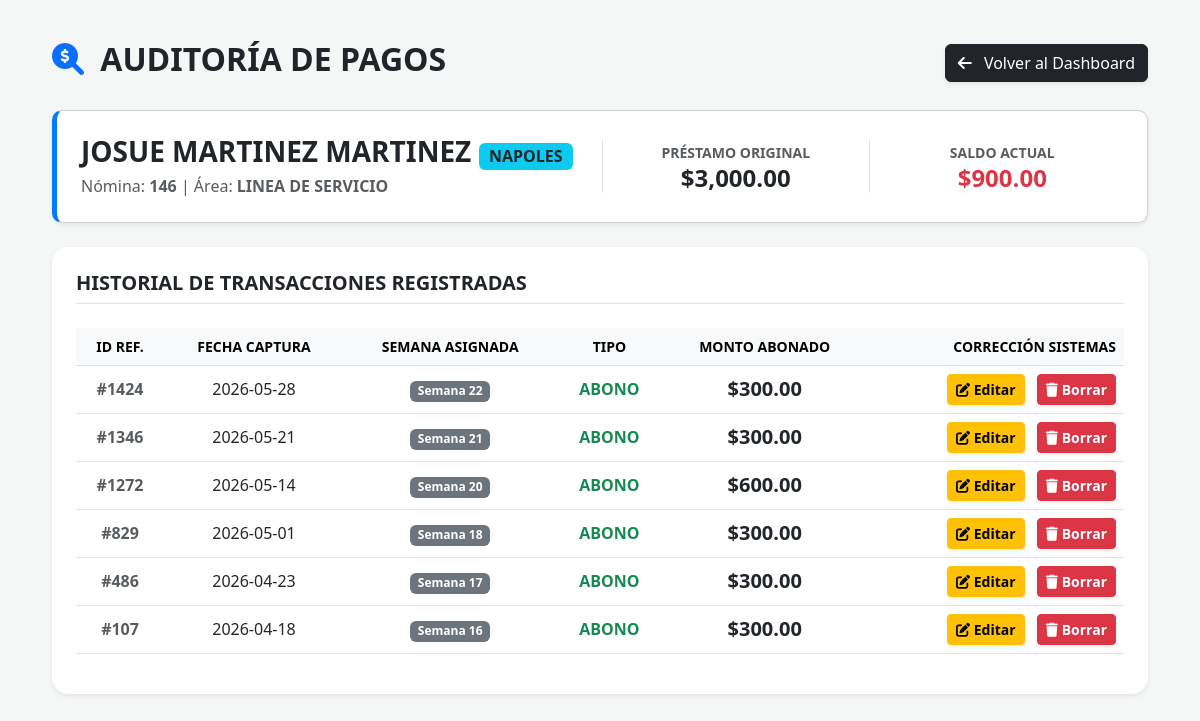
The app's page /auditar_abonos/25 (signed in) with its own data.
### tables this page shows
CREATE TABLE prestamos (
        id INTEGER PRIMARY KEY AUTOINCREMENT, nomina TEXT, empleado TEXT NOT NULL,
        area TEXT, monto_inicial REAL, saldo_pendiente REAL, fecha_otorgamiento TEXT, sucursal TEXT, semana_otorgada INTEGER, autoriza TEXT, motivo_adicional TEXT, id_empleado TEXT, fecha_ingreso TEXT, puesto TEXT);

CREATE TABLE movimientos (
        id INTEGER PRIMARY KEY AUTOINCREMENT, prestamo_id INTEGER, fecha TEXT, semana INTEGER, tipo TEXT, monto REAL,
        FOREIGN KEY(prestamo_id) REFERENCES prestamos(id));

### app.py (the view)
@app.route('/auditar_abonos/<int:prestamo_id>')
def auditar_abonos(prestamo_id):
    if 'user' not in session:
        return redirect('/login')
    conn = sqlite3.connect(DB_NAME, timeout=10.0)
    conn.row_factory = sqlite3.Row
    emp = conn.execute('SELECT * FROM prestamos WHERE id = ?', (prestamo_id,)).fetchone()
    if not es_admin() and emp['sucursal'] != session['sucursal']:
        conn.close()
        flash("Acceso denegado.", "danger")
        return redirect('/')
    movs = conn.execute('SELECT * FROM movimientos WHERE prestamo_id = ? ORDER BY semana DESC, id DESC', (prestamo_id,)).fetchall()
    conn.close()
    return render_template('editar_abonos.html', emp=emp, movimientos=movs, admin=es_admin())

### app.py (called while the page is built)
def es_admin():
    return session.get('rol') == 'ADMIN'

### templates/editar_abonos.html (shortened to what this page needs)
<!DOCTYPE html>
<html lang="es">
<head>
    <link href="https://cdn.jsdelivr.net/npm/bootstrap@5.3.0/dist/css/bootstrap.min.css" rel="stylesheet">
    <link rel="stylesheet" href="https://cdnjs.cloudflare.com/ajax/libs/font-awesome/6.0.0/css/all.min.css">
</head>
<body>
<div class="container">
    <div class="d-flex justify-content-between align-items-center mb-4">
        <h2 class="fw-bold text-dark text-uppercase"><i class="fas fa-search-dollar me-2 text-primary"></i> Auditoría de Pagos</h2>
        <a href="/" class="btn btn-dark shadow-sm"><i class="fas fa-arrow-left me-2"></i> Volver al Dashboard</a>
    </div>
    <div class="card p-4 shadow-sm info-card bg-white mb-4">
        <div class="row align-items-center">
            <div class="col-md-6">
                <h3 class="fw-bold mb-1">{{ emp.empleado }} <span class="badge bg-info text-dark fs-6">{{ emp.sucursal }}</span></h3>
                <p class="text-muted mb-0">Nómina: <strong>{{ emp.nomina }}</strong> | Área: <strong>{{ emp.area }}</strong></p>
            </div>
            <div class="col-md-3 text-center border-start">
                <small class="text-muted fw-bold text-uppercase">Préstamo Original</small>
                <h4 class="fw-bold text-dark mb-0">${{ "{:,.2f}".format(emp.monto_inicial) }}</h4>
            </div>
            <div class="col-md-3 text-center border-start">
                <small class="text-muted fw-bold text-uppercase">Saldo Actual</small>
                <h4 class="fw-bold text-danger mb-0">${{ "{:,.2f}".format(emp.saldo_pendiente) }}</h4>
            </div>
        </div>
    </div>
    <div class="card shadow-sm border-0 rounded-4 p-4 bg-white">
        <h5 class="fw-bold mb-4 text-uppercase border-bottom pb-2">Historial de Transacciones Registradas</h5>
        <table class="table table-hover align-middle text-center">
            <thead class="table-light text-uppercase small">
                <tr>
                    <th>ID Ref.</th>
                    <th>Fecha Captura</th>
                    <th>Semana Asignada</th>
                    <th>Tipo</th>
                    <th>Monto Abonado</th>
                    {% if admin %}
                    <th class="text-end">Corrección SISTEMAS</th>
                    {% endif %}
                </tr>
            </thead>
            <tbody>
                {% for m in movimientos %}
                <tr>
                    <td class="text-muted fw-bold">#{{ m.id }}</td>
                    <td>{{ m.fecha }}</td>
                    <td><span class="badge bg-secondary">Semana {{ m.semana }}</span></td>
                    <td class="fw-bold text-success">{{ m.tipo }}</td>
                    <td class="fw-bold fs-5">${{ "{:,.2f}".format(m.monto) }}</td>
                    {% if admin %}
                    <td class="text-end">
                        <button class="btn btn-warning btn-sm fw-bold me-2 shadow-sm" data-bs-toggle="modal" data-bs-target="#modalEditarMov{{ m.id }}"><i class="fas fa-edit"></i> Editar</button>
                        <button class="btn btn-danger btn-sm fw-bold shadow-sm" data-bs-toggle="modal" data-bs-target="#modalBorrarMov{{ m.id }}"><i class="fas fa-trash"></i> Borrar</button>
                    </td>
                    {% endif %}
                </tr>
                {% else %}
                <tr><td colspan="6" class="text-muted py-4">Este empleado aún no tiene abonos registrados.</td></tr>
                {% endfor %}
            </tbody>
        </table>
    </div>
</div>
</body>
</html>

### templates/editar_abonos.html (style rules this page uses)
body { background: #f4f7f6; font-family: 'Segoe UI', sans-serif; padding: 40px; }
.info-card { border-left: 5px solid #007bff; border-radius: 10px; }

### records on screen
prestamos: empleado "JOSUE MARTINEZ MARTINEZ", sucursal "NAPOLES", nomina "146", area "LINEA DE SERVICIO", monto_inicial "3,000.00", saldo_pendiente "900.00"
movimientos: id "1424", fecha "2026-05-28", semana "22", tipo "ABONO", monto "300.00"
movimientos: id "1346", fecha "2026-05-21", semana "21", tipo "ABONO", monto "300.00"
movimientos: id "1272", fecha "2026-05-14", semana "20", tipo "ABONO", monto "600.00"
movimientos: id "829", fecha "2026-05-01", semana "18", tipo "ABONO", monto "300.00"
movimientos: id "486", fecha "2026-04-23", semana "17", tipo "ABONO", monto "300.00"
movimientos: id "107", fecha "2026-04-18", semana "16", tipo "ABONO", monto "300.00"
